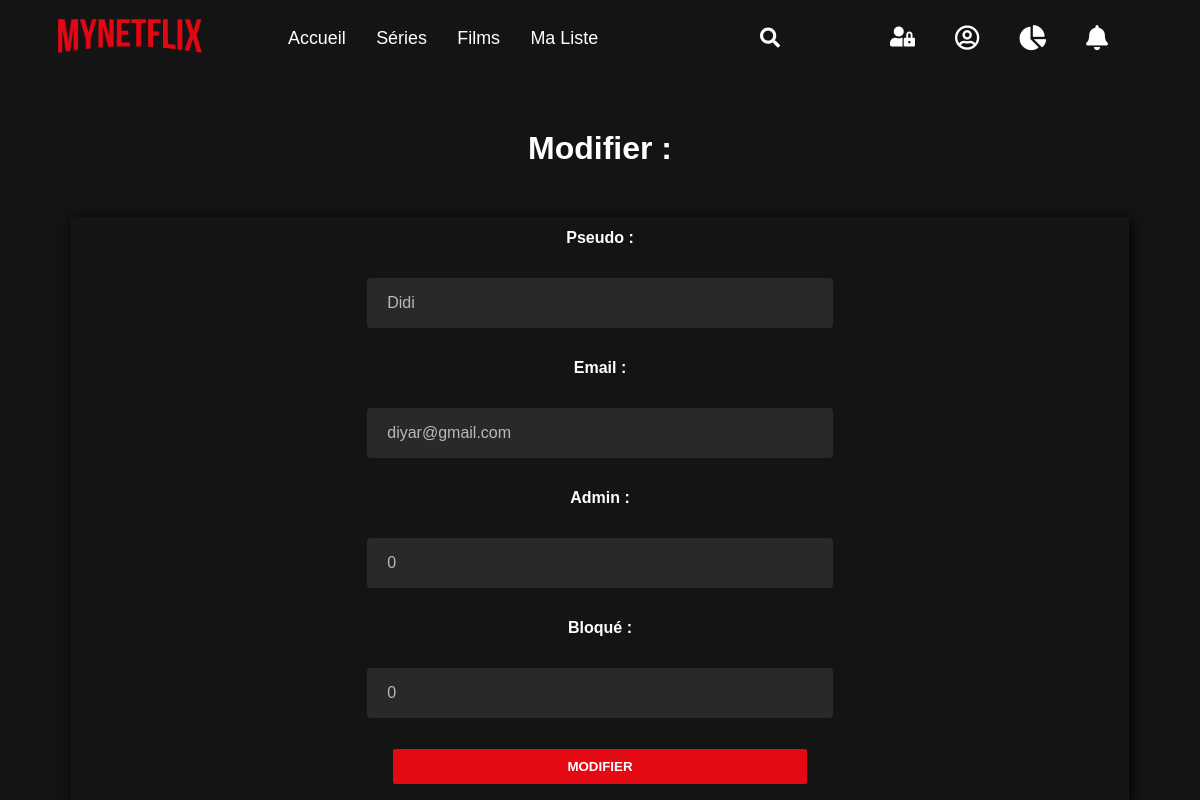
Screenshot of /gestion_user.php?action=majUser&id=33 (signed in) with the database file from the repository.
### tables this page shows
CREATE TABLE IF NOT EXISTS `membres` (
  `id` int(11) NOT NULL AUTO_INCREMENT,
  `pseudo` varchar(50) NOT NULL,
  `email` varchar(255) NOT NULL,
  `password` varchar(50) NOT NULL,
  `date_creation` datetime NOT NULL DEFAULT CURRENT_TIMESTAMP,
  `blocked` tinyint(1) NOT NULL DEFAULT '0',
  `admin` tinyint(1) NOT NULL DEFAULT '0',
  PRIMARY KEY (`id`)
);

### gestion_user.php (the view, shortened to what this page needs)
<!DOCTYPE html>
<html lang="fr">
<head>
    <link rel="stylesheet" href="https://cdnjs.cloudflare.com/ajax/libs/font-awesome/5.8.2/css/all.min.css" />
</head>
<body>
<?php
require_once('nav-fonction.php');
echo '<br>';
if(!empty($_GET['action']))
{
    if(!empty($_GET['action'] == "majUser"))
    {
        $id = $_GET['id'];
        $sql = 'SELECT  pseudo, email, admin, blocked FROM membres WHERE id =?';
        $req = $bdd->prepare($sql);
        $req->execute(array($id));
        $ligne = $req->fetch();
        echo "<h1 class='slideInLeft'>Modifier : </h1>";
        echo '<form class="slideInLeft" method="post" action="gestion_user.php?action=majUserOk&id='.$id.'">';
        echo "<table style='border:hidden !important;'>
        <tr style='border:hidden !important; '><td ><b>Pseudo : </b></td></tr>
        <tr style='border:hidden !important; '><td><input type='text' name='pseudo' value=".$ligne['pseudo']."></td><tr>
        <tr style='border:hidden !important; '><td><b>Email : </b></td></tr>
       <tr style='border:hidden   !important; '> <td><input type='email' name='email' value=".$ligne['email']."></td></tr>
       <tr style='border:hidden !important; '><td><b> Admin : </b></td></tr>
       <tr style='border:hidden   !important; '> <td><input type='number' name='admin' value=".$ligne['admin']."></td></tr>
        <tr style='border:hidden !important; '><td><b> Bloqué : </b></td></tr>
        <tr style='border:hidden   !important; '> <td><input type='number' name='blocked' value=".$ligne['blocked']."></td></tr>
        <tr style='border:hidden !important; '><td><button type='submit'>Modifier</button></td></tr>
        </table>
        </form>
        ";
        exit();
    }
}
?>

### gestion_user.php (style rules this page uses)
* { padding : 0; margin:0; box-sizing:border-box; }
button { outline:none; }
body { background-color:#141414; font-family: Arial, Helvetica, sans-serif; }
td { width:15%; border:none; }
table { color:white; width:90%; margin : auto; border-collapse:collapse; box-shadow : 2px 2px 12px rgba(0,0,0,1); }
tr { transition : all .2s ease-in; cursor:pointer; }
th,td { padding:12px; text-align:center; }
h1 { color:white; text-align:center; margin:50px; }
input,textarea { opacity: .7; padding: 16px 20px; margin: 5px 0; border: none; font-size: 16px; color: white; background-color: #333; border-radius: 4px; outline: none; width: 45%; margin: 7px; }
button[type=submit] { background-color: #E50914; font-weight: 700; text-transform: uppercase; width:40%; color:white; padding:10px; margin-bottom:7px; border:hidden; border-radius:2px; }
.slideInLeft { animation-name: slideInLeft; animation-duration: 1s; animation-fill-mode: both; }

### rows the page displays
membres: pseudo "Didi", email "diyar@gmail.com", admin "0", blocked "0"
